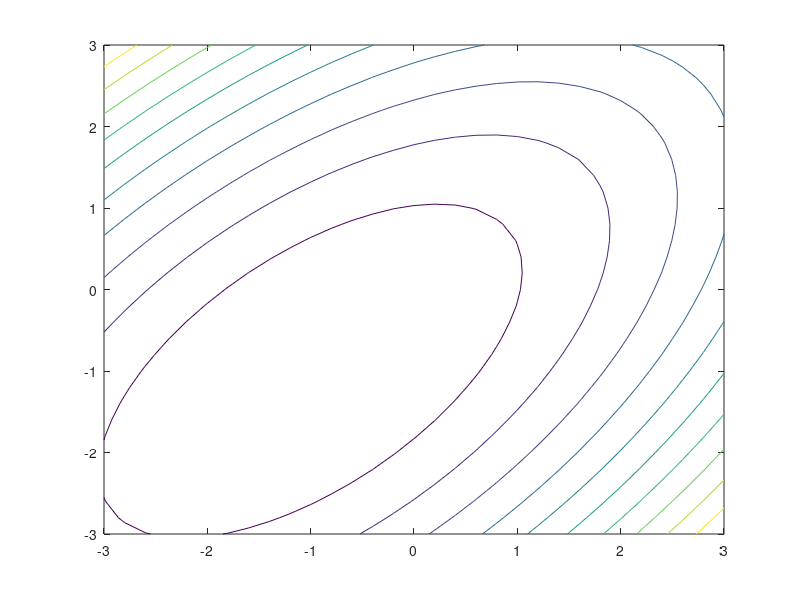
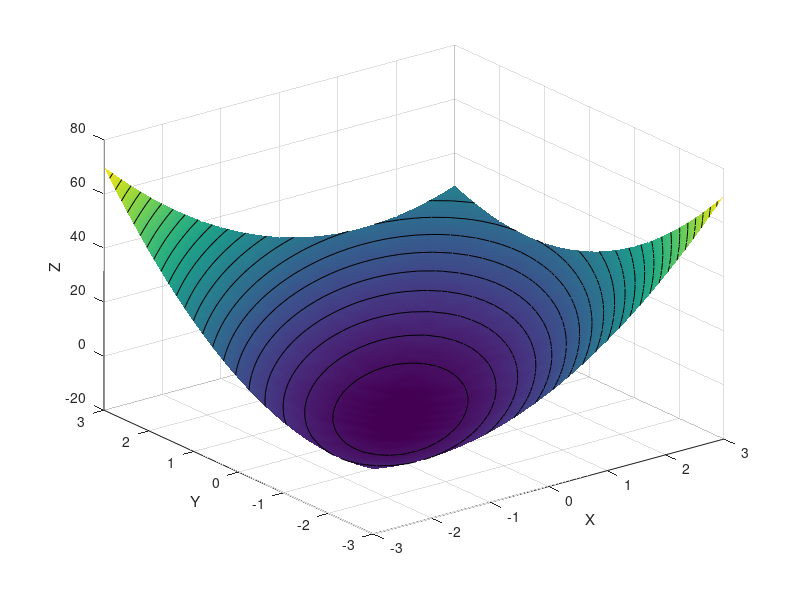
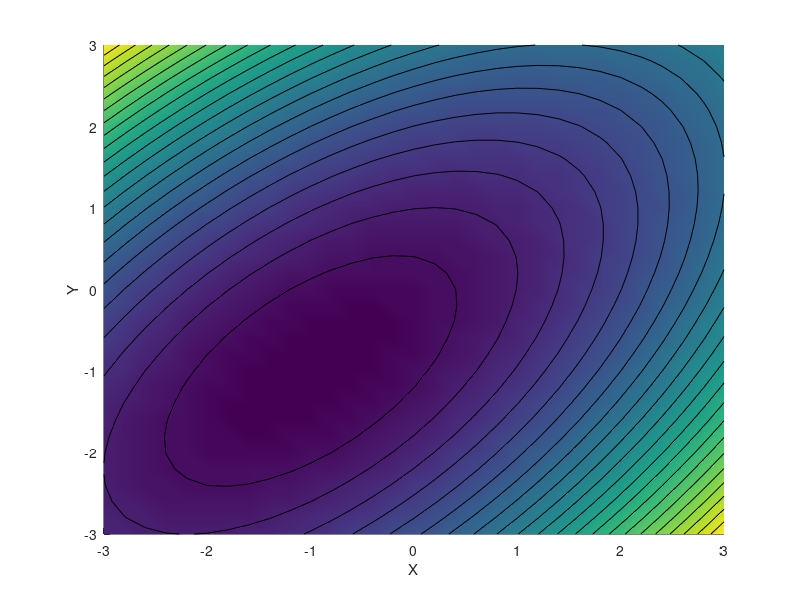

The MATLAB script that drew these images, in order:
function L02exampleParabaloid()

% Plot a 3D parabaloid with iso-contour lines

a = 2; b = 1; xc = -1; yc = -1; th = pi/4;
A = a^2*sin(th)^2 + b^2*cos(th)^2; B = 2*(b^2-a^2)*sin(th)*cos(th); C = a^2*cos(th)^2 + b^2*sin(th)^2; D = -2*A*xc - B*yc; E = -B*xc-2*C*yc; F = A*xc^2+B*xc*yc+C*yc^2-a^2*b^2;

[y x] = meshgrid(linspace(-3,3,31), linspace(-3,3,31));
z = A*x.^2 + B*x.*y + C*y.^2 + D*x + E*y + F;

contour(x, y, z)
print('-dpng', 'Z:\work\sync\5526\private\pics\exampleParaboloidContour')

surf(x, y, z), shading interp, hold on, contour3(x,y,z,22,'k'), hold off
xlabel('X'), ylabel('Y'), zlabel('Z')
print('-dpng', 'Z:\work\sync\5526\private\pics\exampleParaboloid3d')

view(0, 90)
print('-dpng', 'Z:\work\sync\5526\private\pics\exampleParaboloidAbove')
